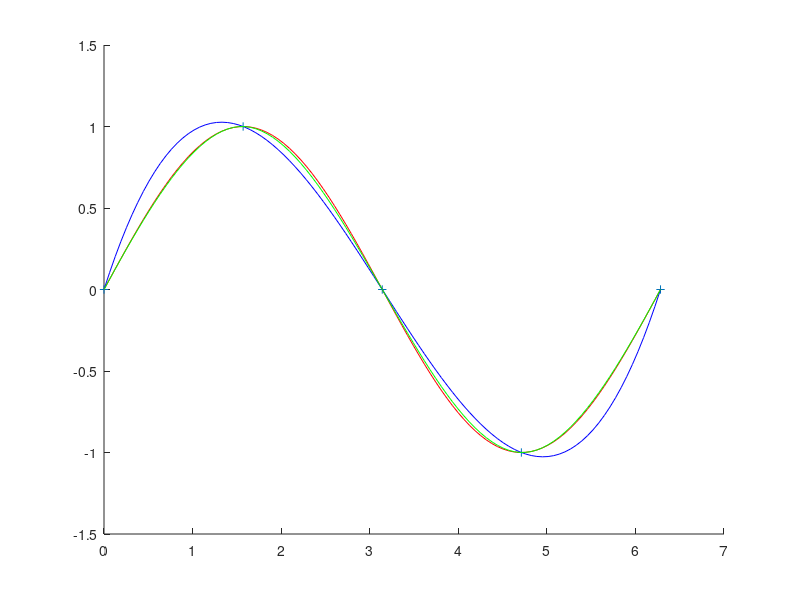

This figure's MATLAB source:

x = [0, pi/2, pi, 3*pi/2, 2*pi];
y = sin(x);
xx = pi/4;
val = sin(xx)
dom = linspace(0, 2*pi, 100);

# method 1
##spline(x, y, xx)

# method 2 
natspl = spline(x, y);
natspl2 = ppval(spline(x, y), xx)

# deriv: cos(x)
clamp = [1, y, 1];
clampspl = spline(x, clamp);
clampspl2 = ppval(clampspl, xx)

hold on
plot(x, y, "+")
plot(dom, sin(dom), "r")
plot(dom, ppval(natspl, dom), "b")
plot(dom, ppval(clampspl, dom), "g")
